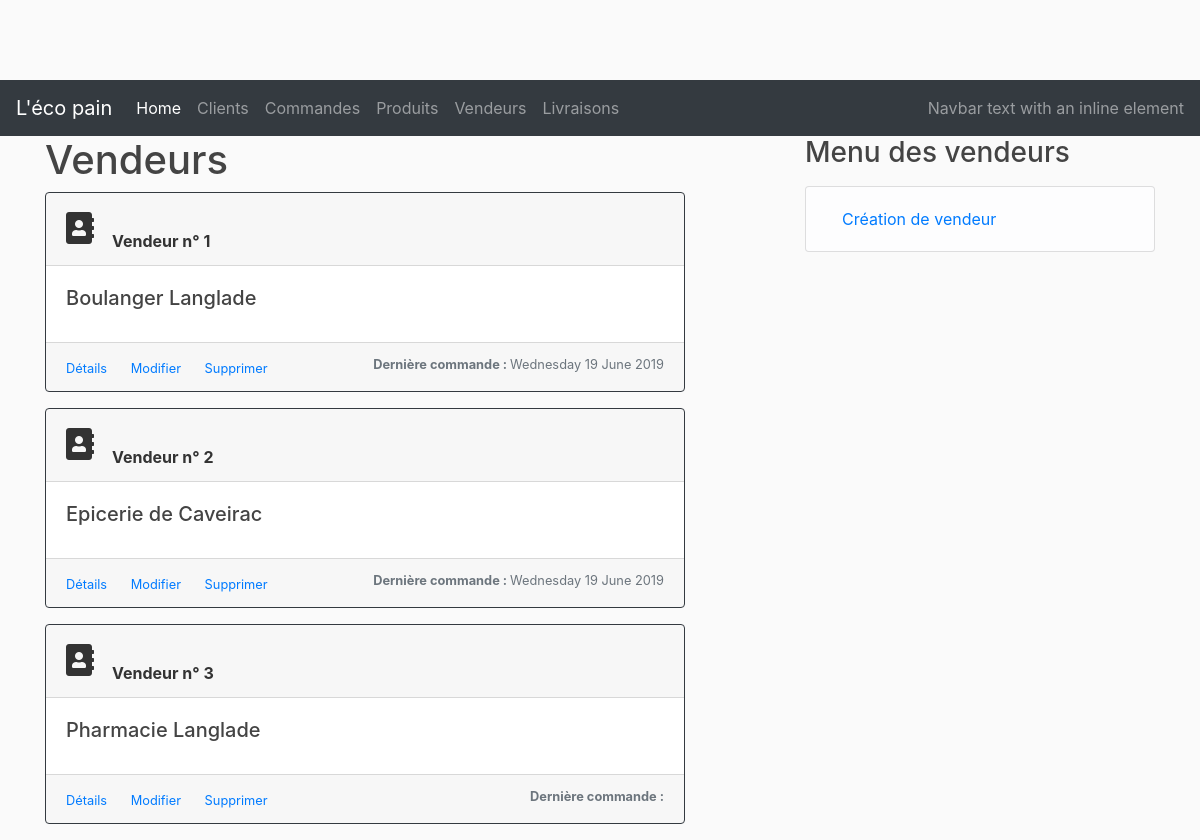
Page /vendors on the earlier database version.
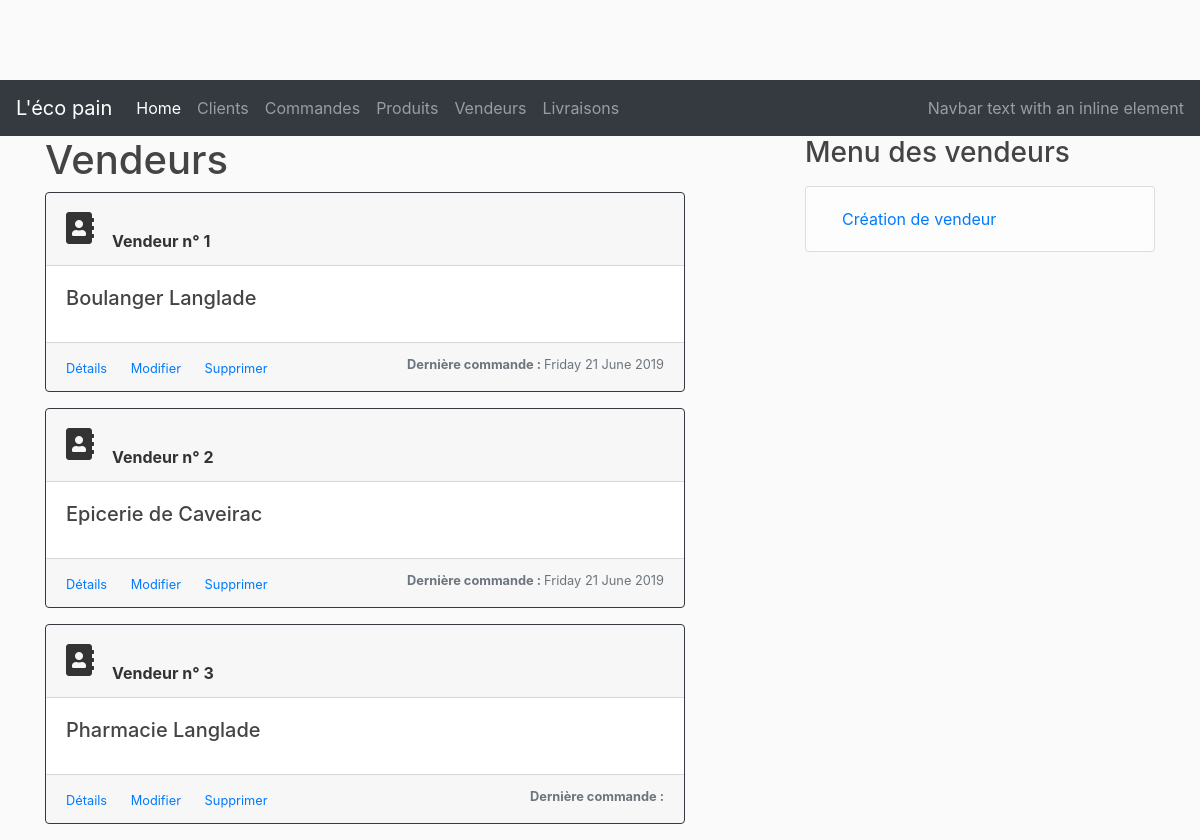
Same page on the later database version.
### lecopain/dao/models.py (models this page shows, shortened)
class Vendor(db.Model)        :
    __tablename__             = 'vendors'
    id                        = db.Column(db.Integer, primary_key  = True)
    name                      = db.Column(db.String(50), nullable  = False)
    email                     = db.Column(db.String(200), nullable = False)
    products                  = db.relationship('Product', backref = 'vendor', lazy = True)
    vendorOrders              = db.relationship('VendorOrder', backref = 'vendor', lazy = True)

class CustomerOrder(db.Model)   :
    __tablename__               = 'customer_orders'
    id                          = db.Column(db.Integer, primary_key                             = True)
    title                       = db.Column(db.String(50), nullable                             = False)
    created_at                  = db.Column(db.DateTime, nullable                               = False, default = datetime.utcnow)
    customer_id                 = db.Column(db.Integer, db.ForeignKey('customers.id'), nullable = False)
    status                      = db.Column(db.String(20), nullable                             = False)
    vendorOrders                = db.relationship('VendorOrder', backref = 'customerOrder', lazy = True)
    delivery                    = db.relationship('Delivery', uselist=False)
    delivery_dt                 = db.Column(db.DateTime)
    payement_status             = db.Column(db.String(20), nullable                             = False)

### lecopain/controllers/vendor_controller.py (the view)
@vendor_page.route("/vendors", methods=['GET', 'POST'])
def vendors():
    new_orders=[]
    vendorManager = VendorManager()
    vendors = Vendor.query.all()
    for vendor in vendors :
        new_orders.append(vendorManager.get_last_order(vendor))
    for order in new_orders :
        if order != None :
            print(str(order.delivery_dt))
    return render_template('/vendors/vendors.html', vendors=vendors, new_orders= new_orders, cpt=0)

### lecopain/services/vendor_manager.py (called while the page is built)
    def get_last_order(self, vendor) :
        newer_order = None
        orders = CustomerOrder.query.filter(VendorOrder.vendor_id == vendor.id).all()
        for order in orders :
            if(newer_order == None) :
                print("newer from null")
                newer_order = order
            elif (order.delivery_dt > newer_order.delivery_dt) :
                newer_order = order
                print("newer from other")
        return newer_order

### lecopain/templates/vendors/vendors.html (shortened to what this page needs)
{% extends "layout.html" %}
{% block content %}
<h1>Vendeurs</h1>
    {% set count = O %}
    {% for vendor in vendors %}
    <div class="card border-dark mb-3" style="width: 40rem;">
        <div class="card-header">
                <span style="float: left; font-size: 2em;">
                    <i class="fas fa-address-book "> </i> &nbsp;
                </span>
                <br>
                <b>Vendeur n° {{vendor.id}}</b>
        </div>
        <div class="card-body">
            <h5 class="card-title">
                {{vendor.name}}
            </h5>
        </div>
        <div class="card-footer">
            <small class="text-muted">
                <a href="/vendors/{{vendor.id}}" class="card-link">Détails</a>
                <a href="/vendors/update/{{vendor.id}}" class="card-link">Modifier</a>
                <a href="/vendors/delete/{{vendor.id}}" class="card-link">Supprimer</a>
                <span style="float: right">
                        <b> Dernière commande : </b>
                        {% if new_orders[loop.index-1] is not none %}
                            {{ new_orders[loop.index-1].delivery_dt.strftime('%A %d %B %Y') }}
                        {% endif%}
                </span>
            </small>
        </div>
    </div>
    {% endfor %}
{% endblock %}
{% block right_menu %}
<div class="content-section">
    <h3>Menu des vendeurs</h3>
    <p class='text-muted'>
        <ul class="list-group">
        <li class="list-group-item list-group-item-light">
            <a class="nav-link" href="/vendors/new">Création de vendeur</a></li>
        </ul>
    </p>
</div>
{% endblock %}

### lecopain/templates/layout.html (shortened to what this page needs)
<!DOCTYPE html>
<html>
<head>
  <link rel="stylesheet" href="https://stackpath.bootstrapcdn.com/bootstrap/4.2.1/css/bootstrap.min.css"
 />
  <link rel="stylesheet" type="text/css" href="{{ url_for('static', filename='main.css')}}" />
  <link rel="stylesheet" href="https://use.fontawesome.com/releases/v5.7.1/css/all.css"
 />
  <link rel="stylesheet" href="https://cdnjs.cloudflare.com/ajax/libs/tempusdominus-bootstrap-4/5.0.1/css/tempusdominus-bootstrap-4.min.css" />
</head>
<body>
  <nav class="navbar navbar-expand-lg navbar-dark bg-dark">
    <a class="navbar-brand" href="#">L'éco pain</a>
    <div class="collapse navbar-collapse" id="navbarText">
      <ul class="navbar-nav mr-auto">
        <li class="nav-item active">
          <a class="nav-link" href="/">Home <span class="sr-only">(current)</span></a>
        </li>
        <li class="nav-item">
          <a class="nav-link" href="/customers">Clients</a>
        </li>
        <li class="nav-item">
          <a class="nav-link" href="/orders">Commandes</a>
        </li>
        <li class="nav-item">
          <a class="nav-link" href="/products">Produits</a>
        </li>
        <li class="nav-item">
          <a class="nav-link" href="/vendors">Vendeurs</a>
        </li>
        <li class="nav-item">
          <a class="nav-link" href="/deliveries/customers/0">Livraisons</a>
        </li>
      </ul>
      <span class="navbar-text">
        Navbar text with an inline element
      </span>
    </div>
  </nav>
  <div class="container">
    <div class="row">
      <div class="col-md-8">
        {% block content %} {% endblock %}
      </div>
      <div class="col-md-4">
        {% block right_menu %} {% endblock %}
      </div>
    </div>
  </div>
</body>
</html>

### lecopain/static/main.css (style rules this page uses)
body { background: #fafafa; color: #333333; margin-top: 5rem; }
h1, h2, h3, h4, h5, h6 { color:#444444; }

Differences in the rows shown:
changed CustomerOrder: delivery_dt "Wednesday 19 June 2019" → "Friday 21 June 2019"
